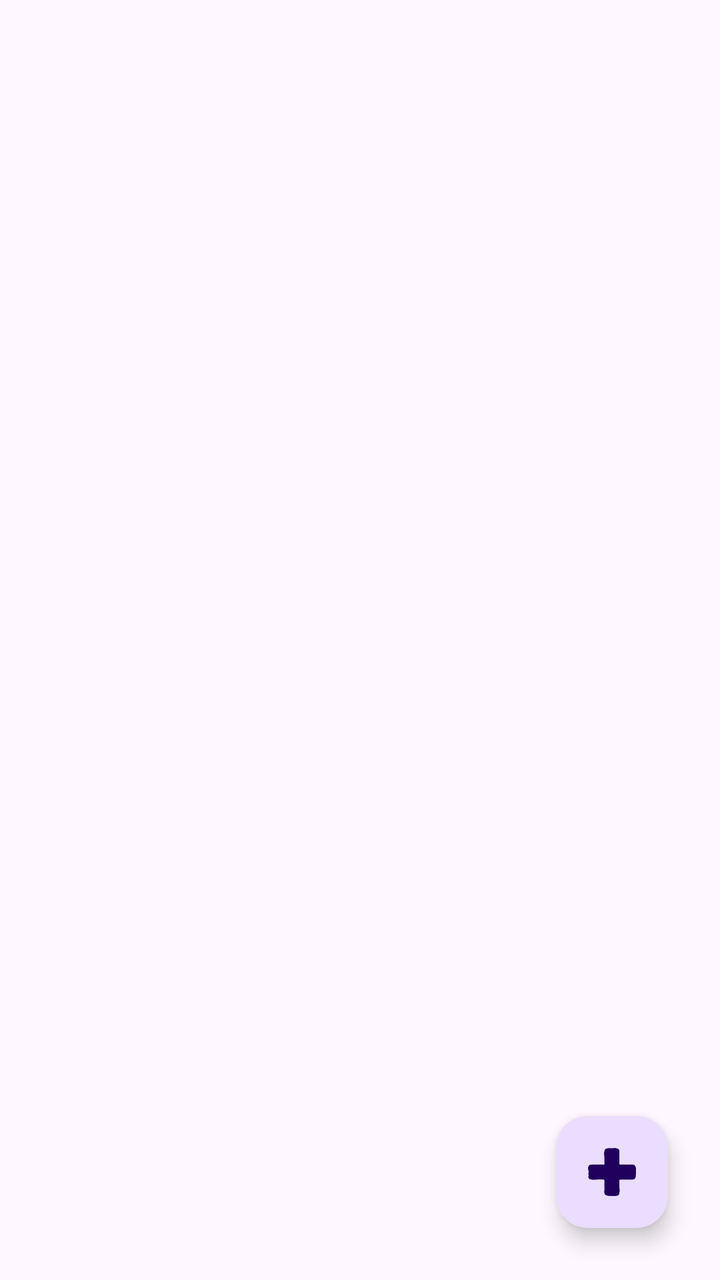
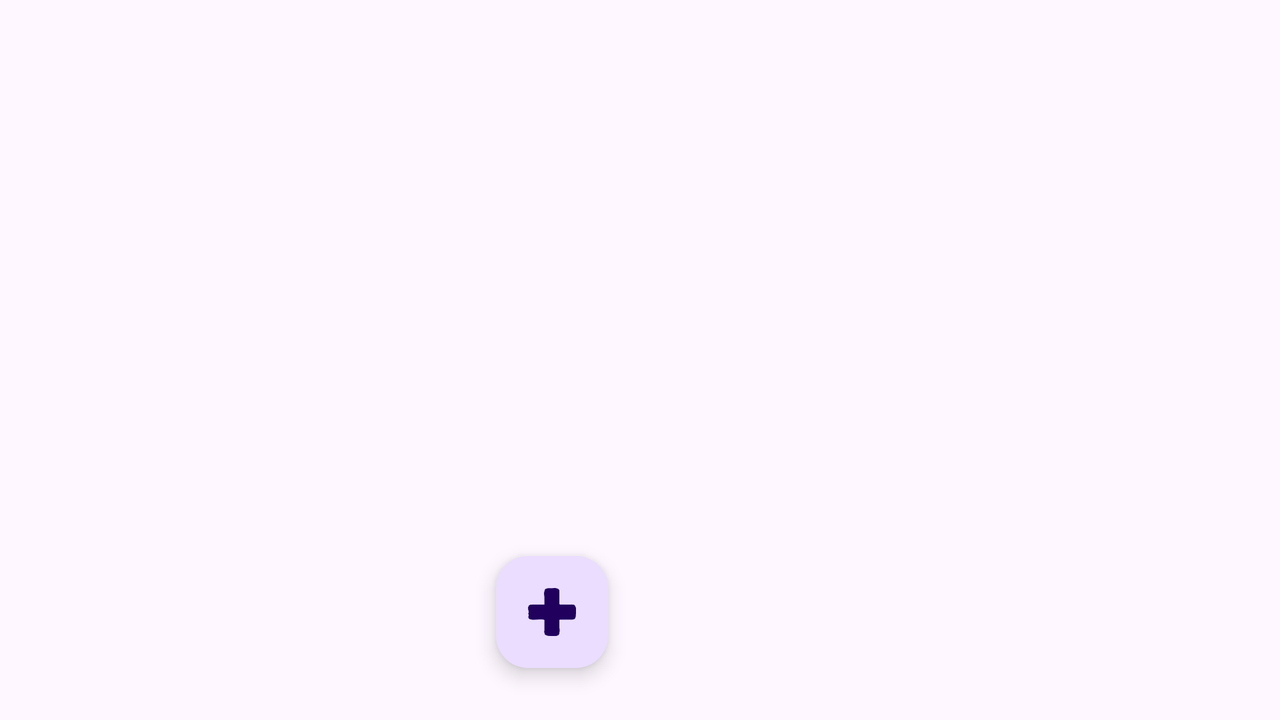

First picture: res/layout/ on a phone held upright. Second picture: the repository's own variant of that layout, on a device whose configuration matches the variant's folder. Source for both follows.
<!-- AndroidManifest.xml: application theme Theme.Laundryy -->
<!-- res/layout/activity_data_cabang.xml -->
<?xml version="1.0" encoding="utf-8"?>
<androidx.constraintlayout.widget.ConstraintLayout xmlns:android="http://schemas.android.com/apk/res/android"
    xmlns:app="http://schemas.android.com/apk/res-auto"
    xmlns:tools="http://schemas.android.com/tools"
    android:id="@+id/main"
    android:layout_width="match_parent"
    android:layout_height="match_parent"
    tools:context=".cabang.DataCabangActivity"
    android:padding="10dp">
    <androidx.recyclerview.widget.RecyclerView
        android:id="@+id/rvData_Cabang"
        android:layout_width="match_parent"
        android:layout_height="match_parent"
        tools:listitem="@layout/carddatacabang">
    </androidx.recyclerview.widget.RecyclerView>
    <RelativeLayout
        android:layout_width="match_parent"
        android:layout_height="match_parent">
        <com.google.android.material.floatingactionbutton.FloatingActionButton
            android:layout_width="wrap_content"
            android:layout_height="wrap_content"
            android:id="@+id/fabDataCabangTambah"
            android:src="@drawable/tambahkan"
            android:layout_alignParentEnd="true"
            android:layout_alignParentBottom="true"
            android:layout_marginEnd="16dp"
            android:layout_marginBottom="16dp"
            android:contentDescription="TambahTambahan"/>
    </RelativeLayout>
</androidx.constraintlayout.widget.ConstraintLayout>
<!-- res/layout/carddatacabang.xml (included above) -->
<?xml version="1.0" encoding="utf-8"?>
<androidx.cardview.widget.CardView xmlns:android="http://schemas.android.com/apk/res/android"
    android:layout_width="match_parent"
    android:layout_height="wrap_content"
    android:padding="5dp"
    xmlns:app="http://schemas.android.com/apk/res-auto"
    android:id="@+id/cvCabang"
    app:cardCornerRadius="20dp"
    android:layout_margin="5dp"
    app:layout_constraintTop_toTopOf="parent"
    app:layout_constraintEnd_toEndOf="parent"
    app:layout_constraintStart_toStartOf="parent">
    <LinearLayout
        android:layout_width="match_parent"
        android:layout_height="match_parent"
        android:orientation="vertical">
        <TextView
            android:id="@+id/tvCardCabang_Id"
            android:layout_width="match_parent"
            android:layout_height="wrap_content"
            android:layout_marginStart="15dp"
            android:text="ID Cabang"
            android:layout_marginTop="10dp"
            android:textSize="22dp"/>
        <TextView
            android:id="@+id/tvCardCabang_Nama"
            android:layout_width="match_parent"
            android:layout_height="wrap_content"
            android:layout_marginStart="15dp"
            android:text="Nama Cabang"
            android:textSize="27dp"
            android:layout_marginTop="15dp"/>
        <TextView
            android:id="@+id/tvCardCabang_Manager"
            android:layout_width="match_parent"
            android:layout_height="wrap_content"
            android:layout_marginStart="15dp"
            android:text="Manager Cabang"
            android:textSize="22dp"
            android:layout_marginTop="5dp"/>
        <TextView
            android:id="@+id/tvCardCabang_Alamat"
            android:layout_width="match_parent"
            android:layout_height="wrap_content"
            android:layout_marginStart="15dp"
            android:text="Alamat Cabang"
            android:textSize="22dp"
            android:layout_marginTop="5dp"/>
        <TextView
            android:id="@+id/tvCardCabang_No"
            android:layout_width="match_parent"
            android:layout_height="wrap_content"
            android:layout_marginStart="15dp"
            android:text="No HP"
            android:textSize="22dp"
            android:layout_marginTop="5dp"/>
        <LinearLayout
            android:layout_width="match_parent"
            android:layout_height="match_parent"
            android:orientation="horizontal">
            <Button
                android:id="@+id/btnCardCabang_Hubungi"
                android:layout_width="185dp"
                android:layout_height="50dp"
                android:text="Hubungi"
                android:layout_marginTop="10dp"
                android:layout_marginBottom="10dp"
                android:textSize="20sp"
                android:layout_marginStart="10dp"
                android:layout_marginEnd="5dp"/>
            <Button
                android:id="@+id/btnCardCabang_Lihat"
                android:layout_width="185dp"
                android:layout_height="50dp"
                android:text="Lihat"
                android:layout_marginTop="10dp"
                android:layout_marginBottom="10dp"
                android:textSize="20sp"
                android:layout_marginEnd="10dp"/>
        </LinearLayout>
    </LinearLayout>
</androidx.cardview.widget.CardView>
<!-- resources referenced by this layout -->
<resources>
  <!-- drawable tambahkan: png bitmap (drawable, 33355 bytes) -->
  <style name="Theme.Laundryy" parent="Base.Theme.Laundryy" />
  <style name="Base.Theme.Laundryy" parent="Theme.Material3.DayNight.NoActionBar">
          
          
      </style>
</resources>
<!-- res/layout-land/activity_data_cabang.xml (the author's variant of the layout above) -->
<!-- drawn on the phone turned sideways -->
<?xml version="1.0" encoding="utf-8"?>
<LinearLayout xmlns:android="http://schemas.android.com/apk/res/android"
    xmlns:app="http://schemas.android.com/apk/res-auto"
    xmlns:tools="http://schemas.android.com/tools"
    android:id="@+id/main"
    android:layout_width="match_parent"
    android:layout_height="match_parent"
    android:orientation="horizontal"
    android:padding="10dp"
    tools:context=".cabang.DataCabangActivity">
    <FrameLayout
        android:layout_width="0dp"
        android:layout_height="match_parent"
        android:layout_weight="1">
        <androidx.recyclerview.widget.RecyclerView
            android:id="@+id/rvData_Cabang"
            android:layout_width="match_parent"
            android:layout_height="match_parent"
            tools:listitem="@layout/carddatacabang"/>
        <com.google.android.material.floatingactionbutton.FloatingActionButton
            android:id="@+id/fabDataCabangTambah"
            android:layout_width="wrap_content"
            android:layout_height="wrap_content"
            android:layout_gravity="bottom|end"
            android:layout_margin="16dp"
            android:src="@drawable/tambahkan"
            android:contentDescription="TambahCabang"/>
    </FrameLayout>
    <FrameLayout
        android:id="@+id/form_container"
        android:layout_width="0dp"
        android:layout_height="match_parent"
        android:layout_weight="1"/>
</LinearLayout>
